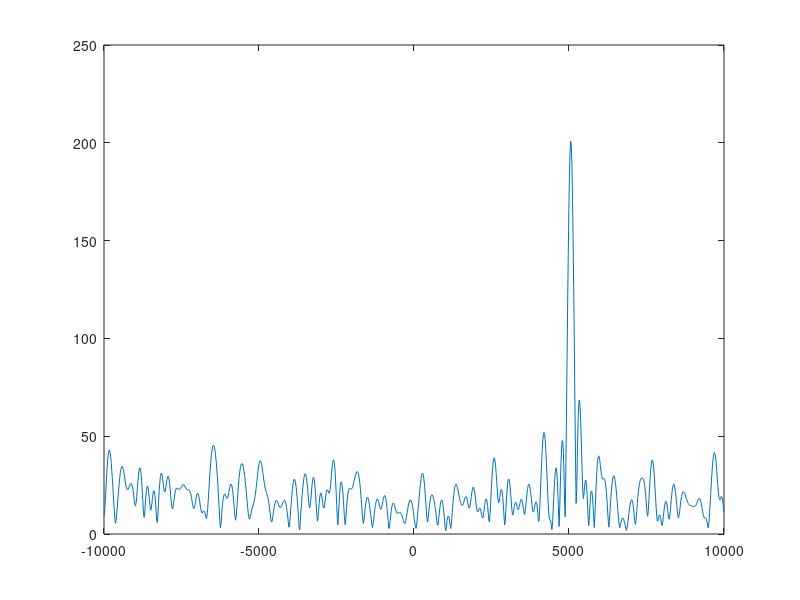

Recreate this plot in MATLAB.
% EECE 5612 HW6a
% Stav Rones
% 3.28.22

function hw6a

    clc;
    close all;

    % -------- Load Data ----------
    v_t = load("hwk6_1.mat").v;     % baseband received signal
    u_t = load("hwk6_1.mat").u;     % baseband signal corresponding to Barker sequence
    fs = load("hwk6_1.mat").fs;     % sample rate of signals (Hz)

    fprintf("signal length: %i\n", length(v_t));
    
    % ------- estimate the doppler frequency offset -----------

    % f_D should be 5khz 
    n = 1024;  %why?
    sigFFT = fftshift(abs(fft(v_t .* conj(u_t), n)));
    [~, f_D] = max(sigFFT);
    %f_D = f_D * fs / n;

    fprintf("f_D (Hz): %i\n", f_D);
    

    % visualize FFT
    faxis = linspace(-fs/2,fs/2,n);
    plot(faxis, sigFFT);

    % ------- Calculate v from f_D -----------

    % v should be 37.5 m/s
    f_0 = 20 * 10^9;
    c = 3 * 10^8;
    v = c * (f_D / f_0) ;
    fprintf("v (m/s): %6.2f\n", v);
  
end